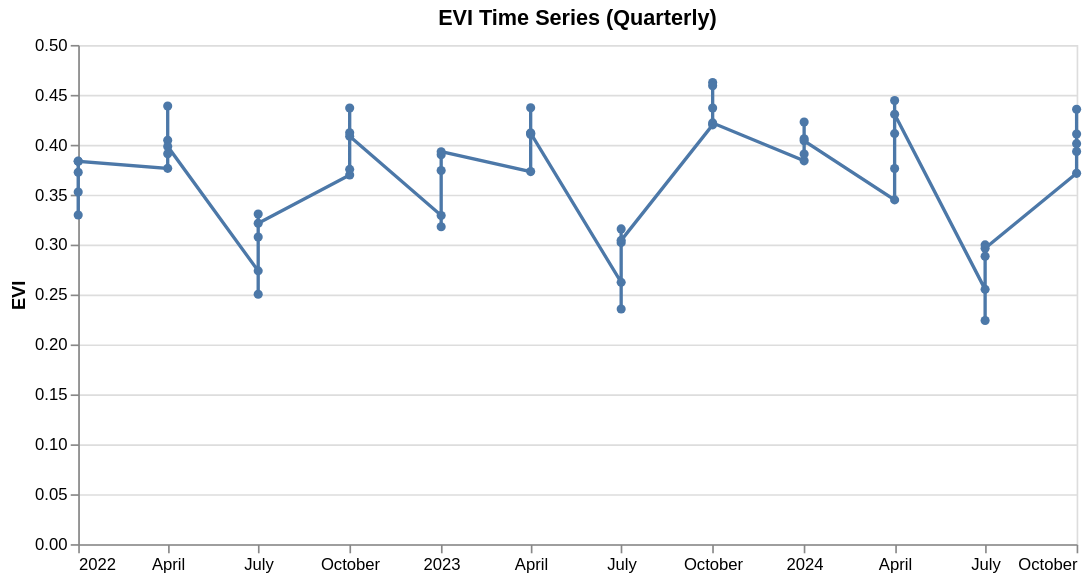

The cell this chart's notebook holds for it:
### Code cell
evy.plot_time_series(
    df_quarterly, value_col="mean", title="EVI Time Series (Quarterly)"
)

### Figure 1 — Vega-Lite specification as saved in the notebook (floating-point values rounded to 4 significant figures)
{"config": {"view": {"continuousWidth": 300, "continuousHeight": 300}}, "layer": [{"mark": {"type": "line", "point": true}, "encoding": {"x": {"field": "date", "title": "", "type": "temporal"}, "y": {"field": "mean", "title": "EVI", "type": "quantitative"}}, "title": "EVI Time Series (Quarterly)"}, {"mark": {"type": "rule", "color": "gray"}, "encoding": {"opacity": {"condition": [{"param": "param_ee5dd68014745b8d", "value": 0.3, "empty": false}], "value": 0}, "tooltip": [{"field": "date", "timeUnit": "yearmonth", "title": "Date", "type": "temporal"}, {"field": "mean", "format": ".3f", "title": "EVI", "type": "quantitative"}], "x": {"axis": {"grid": false}, "field": "date", "type": "temporal"}}, "name": "view_fef6fa1255953ff6_1"}], "data": {"name": "data-4bcd82492c0260d79f482f00d1e84c59"}, "height": 300, "params": [{"name": "param_ee5dd68014745b8d", "select": {"type": "point", "fields": ["date"], "nearest": true, "on": "pointerover"}, "views": ["view_fef6fa1255953ff6_1"]}], "width": 600, "$schema": "https://vega.github.io/schema/vega-lite/v6.1.0.json", "datasets": {"data-4bcd82492c0260d79f482f00d1e84c59": [{"date": "2022-01-01T00:00:00", "shapeName": "City of Kigali", "mean": 0.3296}, {"date": "2022-01-01T00:00:00", "shapeName": "Southern Province", "mean": 0.3725}, {"date": "2022-01-01T00:00:00", "shapeName": "Northern Province", "mean": 0.3836}, {"date": "2022-01-01T00:00:00", "shapeName": "Eastern Province", "mean": 0.3527}, {"date": "2022-01-01T00:00:00", "shapeName": "Western Province", "mean": 0.3834}, {"date": "2022-04-01T00:00:00", "shapeName": "City of Kigali", "mean": 0.3764}, {"date": "2022-04-01T00:00:00", "shapeName": "Southern Province", "mean": 0.4046}, {"date": "2022-04-01T00:00:00", "shapeName": "Northern Province", "mean": 0.4389}, {"date": "2022-04-01T00:00:00", "shapeName": "Eastern Province", "mean": 0.391}, {"date": "2022-04-01T00:00:00", "shapeName": "Western Province", "mean": 0.3983}, {"date": "2022-07-01T00:00:00", "shapeName": "City of Kigali", "mean": 0.2737}, {"date": "2022-07-01T00:00:00", "shapeName": "Southern Province", "mean": 0.3076}, {"date": "2022-07-01T00:00:00", "shapeName": "Northern Province", "mean": 0.3307}, {"date": "2022-07-01T00:00:00", "shapeName": "Eastern Province", "mean": 0.2502}, {"date": "2022-07-01T00:00:00", "shapeName": "Western Province", "mean": 0.3214}, {"date": "2022-10-01T00:00:00", "shapeName": "City of Kigali", "mean": 0.3698}, {"date": "2022-10-01T00:00:00", "shapeName": "Southern Province", "mean": 0.3754}, {"date": "2022-10-01T00:00:00", "shapeName": "Northern Province", "mean": 0.4368}, {"date": "2022-10-01T00:00:00", "shapeName": "Eastern Province", "mean": 0.412}, {"date": "2022-10-01T00:00:00", "shapeName": "Western Province", "mean": 0.4085}, {"date": "2023-01-01T00:00:00", "shapeName": "City of Kigali", "mean": 0.3292}, {"date": "2023-01-01T00:00:00", "shapeName": "Southern Province", "mean": 0.3901}, {"date": "2023-01-01T00:00:00", "shapeName": "Northern Province", "mean": 0.3743}, {"date": "2023-01-01T00:00:00", "shapeName": "Eastern Province", "mean": 0.3179}, {"date": "2023-01-01T00:00:00", "shapeName": "Western Province", "mean": 0.3931}, {"date": "2023-04-01T00:00:00", "shapeName": "City of Kigali", "mean": 0.3731}, {"date": "2023-04-01T00:00:00", "shapeName": "Southern Province", "mean": 0.4118}, {"date": "2023-04-01T00:00:00", "shapeName": "Northern Province", "mean": 0.437}, {"date": "2023-04-01T00:00:00", "shapeName": "Eastern Province", "mean": 0.4103}, {"date": "2023-04-01T00:00:00", "shapeName": "Western Province", "mean": 0.4116}, {"date": "2023-07-01T00:00:00", "shapeName": "City of Kigali", "mean": 0.2622}, {"date": "2023-07-01T00:00:00", "shapeName": "Southern Province", "mean": 0.302}, {"date": "2023-07-01T00:00:00", "shapeName": "Northern Province", "mean": 0.3157}, {"date": "2023-07-01T00:00:00", "shapeName": "Eastern Province", "mean": 0.2354}, {"date": "2023-07-01T00:00:00", "shapeName": "Western Province", "mean": 0.3042}, {"date": "2023-10-01T00:00:00", "shapeName": "City of Kigali", "mean": 0.4199}, {"date": "2023-10-01T00:00:00", "shapeName": "Southern Province", "mean": 0.4368}, {"date": "2023-10-01T00:00:00", "shapeName": "Northern Province", "mean": 0.4624}, {"date": "2023-10-01T00:00:00", "shapeName": "Eastern Province", "mean": 0.4592}, {"date": "2023-10-01T00:00:00", "shapeName": "Western Province", "mean": 0.4219}, {"date": "2024-01-01T00:00:00", "shapeName": "City of Kigali", "mean": 0.3839}, {"date": "2024-01-01T00:00:00", "shapeName": "Southern Province", "mean": 0.406}, {"date": "2024-01-01T00:00:00", "shapeName": "Northern Province", "mean": 0.4227}, {"date": "2024-01-01T00:00:00", "shapeName": "Eastern Province", "mean": 0.3907}, {"date": "2024-01-01T00:00:00", "shapeName": "Western Province", "mean": 0.404}, {"date": "2024-04-01T00:00:00", "shapeName": "City of Kigali", "mean": 0.3448}, {"date": "2024-04-01T00:00:00", "shapeName": "Southern Province", "mean": 0.4112}, {"date": "2024-04-01T00:00:00", "shapeName": "Northern Province", "mean": 0.4443}, {"date": "2024-04-01T00:00:00", "shapeName": "Eastern Province", "mean": 0.3762}, {"date": "2024-04-01T00:00:00", "shapeName": "Western Province", "mean": 0.4305}, {"date": "2024-07-01T00:00:00", "shapeName": "City of Kigali", "mean": 0.2552}, {"date": "2024-07-01T00:00:00", "shapeName": "Southern Province", "mean": 0.2997}, {"date": "2024-07-01T00:00:00", "shapeName": "Northern Province", "mean": 0.2884}, {"date": "2024-07-01T00:00:00", "shapeName": "Eastern Province", "mean": 0.224}, {"date": "2024-07-01T00:00:00", "shapeName": "Western Province", "mean": 0.2964}, {"date": "2024-10-01T00:00:00", "shapeName": "City of Kigali", "mean": 0.3714}, {"date": "2024-10-01T00:00:00", "shapeName": "Southern Province", "mean": 0.3932}, {"date": "2024-10-01T00:00:00", "shapeName": "Northern Province", "mean": 0.4355}, {"date": "2024-10-01T00:00:00", "shapeName": "Eastern Province", "mean": 0.4011}, {"date": "2024-10-01T00:00:00", "shapeName": "Western Province", "mean": 0.4108}]}}
